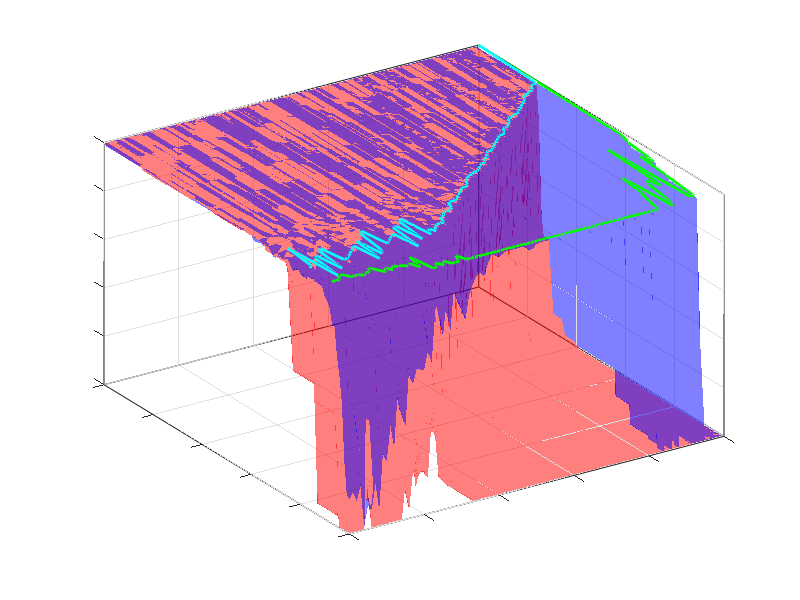

This chart was generated by the following MATLAB code:
function alpha_beta_heatmap_alpha_partisan

load heatmap_mat

x = 0:0.01:1;
y = 1:-0.01:0;

figure1 = figure('color',[1 1 1]);
axes1 = axes('Parent',figure1,'FontSize',24);box(axes1,'on');hold(axes1,'on');
view(axes1,[26 24]);

% x = 0.2:0.2:6; % the weight changes of link A_23
% y = 0.2:0.2:6; % the weight changes of link A_24
[X,Y] = meshgrid(x,y);

xdata1 = X;
ydata1 = Y;
zdata1 = FP_b;
zdata2 = BP_b;
% zdata2(1,2)=0.94;

for i = 1:101
    try
        F_c(i) = min(find(zdata1(i,:)>0.8));  %
    catch
        F_c(i) = max(find(zdata1(i,:)<0.8));
    end
end

for i = 1:101
    try
        B_c(i) = min(find(zdata2(i,:)>0.8));  %
    catch
        B_c(i) = max(find(zdata2(i,:)<0.8));
    end
end

% Create surf
surf(xdata1,ydata1,zdata1,'Parent',axes1,'FaceAlpha',0.5,...
    'FaceColor',[1 0 0],...
    'EdgeColor','none');

% Create surf
surf(xdata1,ydata1,zdata2,'Parent',axes1,'FaceAlpha',0.5,...
    'FaceColor',[0 0 1],...
    'EdgeColor','none');

plot3(F_c*0.01, y, ones(101,1),'c','LineWidth',2)
plot3(B_c*0.01, y, ones(101,1),'g','LineWidth',2)
% Create zlabel
% zlabel('Estextremism');
% Create xlabel
% xlabel('\beta (Party identiy)');
xlim([0,1])
ylim([0,1])
xticks([0 .2 .4 .6 .8 1])
xticklabels({'', '', '', '', '', ''})
yticks([0 .2 .4 .6 .8 1])
yticklabels({'', '', '', '', '', ''})
zticks([0 .2 .4 .6 .8 1])
zticklabels({'', '', '', '', '', ''})
% Create ylabel
% ylabel('\alpha (intolerance)');


view(axes1,[-123.2 36.4000000000001]);
box(axes1,'on');
grid(axes1,'on');
